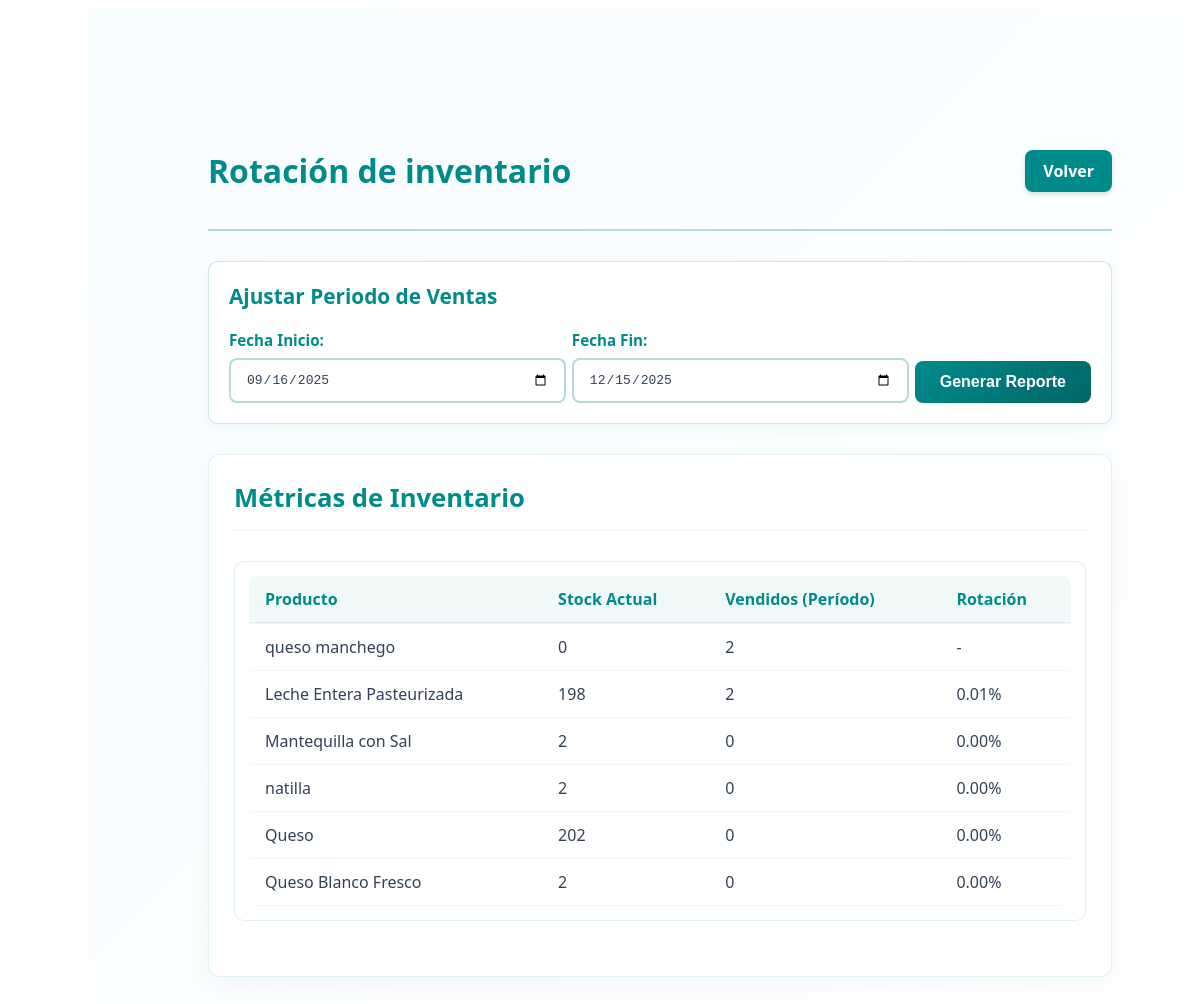
The page /reportes/reporte_rotacion_inventario.php (signed in) on the database its author committed.
### tables this page shows
CREATE TABLE `productos` (
  `id` int(11) NOT NULL,
  `codigo` varchar(50) NOT NULL,
  `nombre` varchar(255) NOT NULL,
  `descripcion` text DEFAULT NULL,
  `categoria_id` int(11) NOT NULL,
  `subcategoria_id` int(11) DEFAULT NULL,
  `proveedor_id` int(11) NOT NULL,
  `id_producto_proveedor` int(11) DEFAULT NULL,
  `fecha_vencimiento` date DEFAULT NULL,
  `cantidad` int(11) NOT NULL DEFAULT 0,
  `precio_costo` decimal(10,2) NOT NULL,
  `precio_venta` decimal(10,2) DEFAULT NULL,
  `created_at` timestamp NOT NULL DEFAULT current_timestamp(),
  `updated_at` timestamp NOT NULL DEFAULT current_timestamp() ON UPDATE current_timestamp(),
  `estado` enum('active','inactive') DEFAULT 'active'
);

### reportes/reporte_rotacion_inventario.php (the view, shortened to what this page needs)
<?php
require_once '../conexion.php';
$fecha_inicio = isset($_GET['fecha_inicio']) ? $_GET['fecha_inicio'] : date('Y-m-d', strtotime('-90 days'));
$fecha_fin = isset($_GET['fecha_fin']) ? $_GET['fecha_fin'] : date('Y-m-d');
function getRotacionInventario($pdo, $fecha_inicio, $fecha_fin) {
    $inicio = date('Y-m-d', strtotime($fecha_inicio));
    $fin = date('Y-m-d', strtotime($fecha_fin));
    $dias_timestamp = strtotime($fin) - strtotime($inicio);
    $dias_periodo = floor($dias_timestamp / (60 * 60 * 24)) + 1;
    try {
        $colsStmt = $pdo->query("SHOW COLUMNS FROM productos");
        $cols = $colsStmt->fetchAll(PDO::FETCH_COLUMN, 0);
    } catch (PDOException $e) {
        $cols = [];
    }
    $stockCol = null;
    if (in_array('cantidad', $cols, true)) $stockCol = 'cantidad';
    elseif (in_array('stock', $cols, true)) $stockCol = 'stock';
    if ($stockCol) {
        $stockSelect = "COALESCE(p.$stockCol, 0) AS stock";
    } else {
        $stockSelect = "0 AS stock";
    }
    $sql = "SELECT
                p.id,
                p.nombre,
                {$stockSelect},
                IFNULL((SELECT SUM(dv.cantidad)
                        FROM detalle_venta dv
                        JOIN ventas v ON dv.id_venta = v.id_venta
                        WHERE dv.id_producto = p.id
                          AND v.fecha BETWEEN :fecha_inicio AND :fecha_fin
                       ), 0) AS vendidos_periodo
            FROM productos p
            ORDER BY vendidos_periodo DESC";
    $stmt = $pdo->prepare($sql);
    $stmt->bindParam(':fecha_inicio', $inicio);
    $stmt->bindParam(':fecha_fin', $fin);
    $stmt->execute();
    $rows = $stmt->fetchAll(PDO::FETCH_ASSOC);
    foreach ($rows as &$r) {
        $vendidos = floatval($r['vendidos_periodo']);
        $stock = floatval($r['stock']);
    }
    return $rows;
}
$rotacion = getRotacionInventario($pdo, $fecha_inicio, $fecha_fin);
?>
<!DOCTYPE html>
<html lang="es">
<head>
    <link rel="stylesheet" href="../css/reportes/general_reportes.css">
</head>
<body>
<main class="main-content">
    <div class="content-wrapper">
        <div class="page-header">
            <h1 class="page-title">Rotación de inventario</h1>
            <a href="../reportes.php" class="volver-button">
                        Volver
                    </a>
        </div>
        <div class="filtros-container">
            <div class="filtros-card">
                <h3>Ajustar Periodo de Ventas</h3>
                <form method="GET" class="filtros-form">
                    <div class="form-row">
                        <div class="form-group">
                            <label for="fecha_inicio">Fecha Inicio:</label>
                            <input type="date" name="fecha_inicio" id="fecha_inicio" class="form-input" value="<?= $fecha_inicio ?>">
                        </div>
                        <div class="form-group">
                            <label for="fecha_fin">Fecha Fin:</label>
                            <input type="date" name="fecha_fin" id="fecha_fin" class="form-input" value="<?= $fecha_fin ?>">
                        </div>
                        <div class="form-group">
                            <button type="submit" class="btn-generar">Generar Reporte</button>
                        </div>
                    </div>
                </form>
            </div>
        </div>
        <div class="reporte-container">
            <div class="reporte-header">
                <h2>Métricas de Inventario</h2>
                </div>
            <div class="tabla-container">
                <div class="table-responsive">
                    <table class="tabla-reporte">
                        <thead>
                            <tr>
                                <th>Producto</th>
                                <th>Stock Actual</th>
                                <th>Vendidos (Período)</th>
                                <th>Rotación</th>
                                </tr>
                        </thead>
                        <tbody>
                            <?php if(empty($rotacion)): ?>
                                <tr><td colspan="4" class="empty-state">No hay datos de inventario o ventas en el periodo seleccionado</td></tr>
                            <?php else: foreach($rotacion as $r): ?>
                                <tr>
                                    <td><?= htmlspecialchars($r['nombre']) ?></td>
                                    <td><?= intval($r['stock']) ?></td>
                                    <td><?= intval($r['vendidos_periodo']) ?></td>
                                    <td><?= $r['rotacion'] !== null ? number_format($r['rotacion'], 2) . '%' : '-' ?></td>
                                    </tr>
                            <?php endforeach; endif; ?>
                        </tbody>
                    </table>
                </div>
            </div>
        </div>
    </div>
</main>
</body>
</html>

### css/reportes/general_reportes.css (style rules this page uses)
:root { --accent: #008B8B; --accent-dark: #006666; --panel-bg: #ffffff; --muted: #334155; --card-border: rgba(0,139,139,0.12); }
.main-content { margin-left: 80px; min-height: 100vh; padding: 100px; background: linear-gradient(135deg, #f8fdff 0%, #ffffff 100%); }
.content-wrapper { padding: 20px; color: #2b3139; width: 100%; font-family: 'Poppins', system-ui, -apple-system, "Segoe UI", Roboto, "Helvetica Neue", Arial, sans-serif; -webkit-font-smoothing:antialiased; -moz-osx-font-smoothing:grayscale; }
.page-header { display: flex; justify-content: space-between; align-items: center; margin-bottom: 30px; padding-bottom: 15px; border-bottom: 2px solid rgba(0, 139, 139, 0.3); }
.page-title { color: var(--accent); font-size: 2em; }
.filtros-container { margin-bottom: 30px; }
.filtros-card { background: var(--panel-bg); border-radius: 10px; padding: 20px; border: 1px solid rgba(0, 139, 139, 0.2); box-shadow: 0 4px 12px rgba(0, 139, 139, 0.06); }
.filtros-card h3 { color: var(--accent); margin-top: 0; margin-bottom: 20px; font-size: 1.3em; font-weight: 700; }
.filtros-form { width: 100%; }
.form-row { display: grid; grid-template-columns: 1fr 1fr auto; gap: 40px; align-items: end; }
.form-group { margin-bottom: 0; }
.form-group label { display: block; margin-bottom: 8px; color: var(--accent); font-weight: 600; font-size: 0.95em; }
.form-input { width: 100%; padding: 12px 15px; border: 2px solid rgba(0, 139, 139, 0.3); border-radius: 8px; background: #ffffff; color: #334155; font-size: 1em; }
.reporte-container { background: var(--panel-bg); border-radius: 12px; padding: 25px; border: 1px solid var(--card-border); box-shadow: 0 8px 24px rgba(6, 44, 44, 0.04); margin-bottom: 30px; }
.reporte-header { display: flex; justify-content: space-between; align-items: center; margin-bottom: 30px; padding-bottom: 15px; border-bottom: 1px solid rgba(0, 139, 139, 0.08); }
.reporte-header h2 { color: var(--accent); margin: 0; font-size: 1.6em; font-weight: 700; }
.tabla-container { margin-bottom: 30px; background: var(--panel-bg); border-radius: 10px; padding: 14px; border: 1px solid var(--card-border); }
.table-responsive { overflow-x: auto; }
.tabla-reporte { width: 100%; border-collapse: collapse; background: #ffffff; border-radius: 8px; overflow: hidden; }
.tabla-reporte thead { background: rgba(0, 139, 139, 0.06); }
.tabla-reporte th { color: var(--accent); font-weight: 700; padding: 12px 16px; text-align: left; border-bottom: 2px solid rgba(0, 139, 139, 0.08); white-space: nowrap; }
.tabla-reporte td { padding: 12px 16px; color: #334155; border-bottom: 1px solid rgba(0, 139, 139, 0.06); }
.btn-generar { background: linear-gradient(135deg, #008B8B, #006666); color: #ffffff; border: none; padding: 12px 25px; border-radius: 8px; cursor: pointer; font-weight: 600; font-size: 1em; width: 100%; transition: all 0.3s ease; }
.volver-button { border: none; border-radius: 8px; padding: 10px 18px; text-decoration: none; font-size: 1em; font-weight: 600; white-space: nowrap; box-shadow: 0 2px 5px rgba(0, 0, 0, 0.15); transition: background 0.2s, transform 0.2s, box-shadow 0.2s; background: #008B8B; color: white; }

### rows shown on the page
productos: nombre "queso manchego", stock "0", vendidos_periodo "2"
productos: nombre "Leche Entera Pasteurizada", stock "198", vendidos_periodo "2", rotacion "0.01"
productos: nombre "Mantequilla con Sal", stock "2", vendidos_periodo "0", rotacion "0.00"
productos: nombre "natilla", stock "2", vendidos_periodo "0", rotacion "0.00"
productos: nombre "Queso", stock "202", vendidos_periodo "0", rotacion "0.00"
productos: nombre "Queso Blanco Fresco", stock "2", vendidos_periodo "0", rotacion "0.00"
